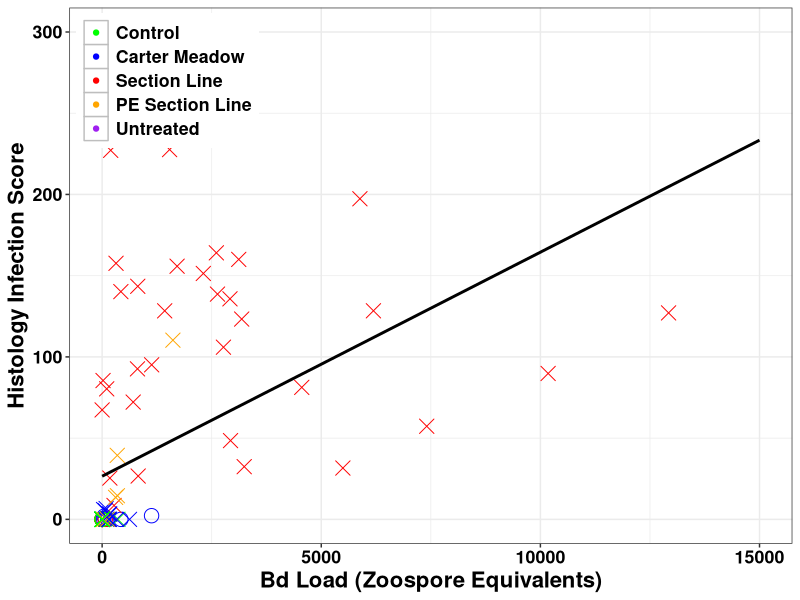

Write R code to recreate this figure.
# Eskew et al. wood frog/American bullfrog transcriptomics study

# Histology Analyses

# This script generates: Figure S5

#==============================================================================


# Load packages

library(ggplot2)
library(dplyr)

#==============================================================================


# Import histology dataframe

d <- read.csv("../data/histology_data.csv")


# Filter to only include records with histology scores

d <- filter(d, !is.na(HistoScore))
nrow(d)

# How many samples with histology come from sacrificed animals?

d %>%
  filter(!is.na(HistoScore) & !is.na(DayOfSacrifice)) %>%
  nrow()

# How many samples with histology come from monitored animals
# (i.e., experiment-induced euthanasia/mortality)?

d %>%
  filter(!is.na(HistoScore) & is.na(DayOfSacrifice)) %>%
  nrow()

# Summarize histology scores by Species and Treatment

group_by(d, Species, Treatment) %>%
  summarize(SampleSize = n(),
            Avg = mean(HistoScore, na.rm = T),
            Min = min(HistoScore, na.rm = T),
            Max = max(HistoScore, na.rm = T))

# Look only at records that had a histology score of 0
# How many qPCR records also report 0 vs. > 0?

filter(d, HistoScore == 0) %>%
  summarize(NumTotal = n(), NumMatching = sum(AdjustedBdLoad == 0),
            NumNotMatching = sum(AdjustedBdLoad > 0))

# Look only at records that had a qPCR load of 0
# How many Histology records also report 0 vs. > 0?

filter(d, AdjustedBdLoad == 0) %>%
  summarize(NumTotal = n(), NumMatching = sum(HistoScore == 0),
            NumNotMatching = sum(HistoScore > 0))

#==============================================================================


# Plotting histology vs. qPCR comparison

labels <- c("Bullfrog" = "American Bullfrog", "Wood Frog" = "Wood Frog")

d$Species <- factor(d$Species, levels = c("Wood Frog", "Bullfrog"))
d$Treatment <- factor(d$Treatment,
                      levels = c("Control", "Carter", "SectionLine", 
                                 "PreviouslyExposedSectionLine",
                                 "Untreated"))


tiff("../figures/Figure_S5.tiff", width = 800, height = 700, res = 96)

filter(d) %>%
  ggplot(aes(x = AdjustedBdLoad, y = HistoScore)) +
  theme_bw() +
  theme(legend.title = element_blank(),
        legend.justification = c(0, 1),
        legend.position = c(0.01, 0.99),
        legend.key = element_rect(color = "grey"),
        text = element_text(size = 16, face = "bold"),
        axis.text = element_text(color = "black"),
        strip.background = element_blank()) +
  geom_point(aes(size = 1.5, color = Treatment, shape = Species)) +
  geom_smooth(method = lm, se = F, color = "black", fullrange = T) + 
  xlim(0, 15000) + ylim(0, 300) +
  xlab("Bd Load (Zoospore Equivalents)") + ylab("Histology Infection Score") +
  scale_shape_manual(values = c(4, 1)) +
  scale_color_manual(labels = c("Control", "Carter Meadow", 
                                "Section Line", "PE Section Line",
                                 "Untreated"),
                     values = c("green", "blue", "red", "orange", "purple")) +
  guides(size = F, shape = F)
  #facet_wrap(~ Species, labeller = labeller(Species = labels))

dev.off()
